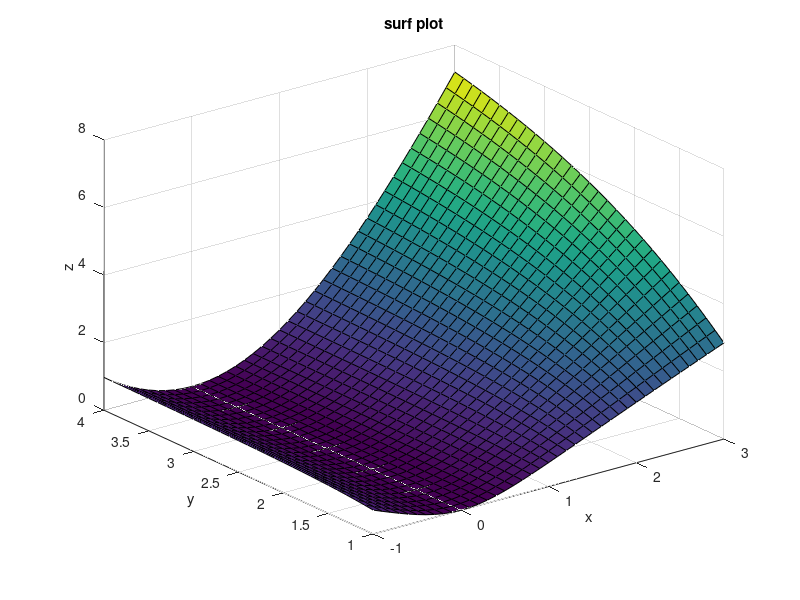

MATLAB code to generate this figure:
clc; clear;

x=-1:0.1:3; y=1:0.1:4;
[X, Y] = meshgrid(x, y);
Z = (X.^2.*Y)./sqrt(X.^2+Y.^2);

surf(X, Y, Z);
title('surf plot');
xlabel('x'); ylabel('y'); zlabel('z');
grid on;